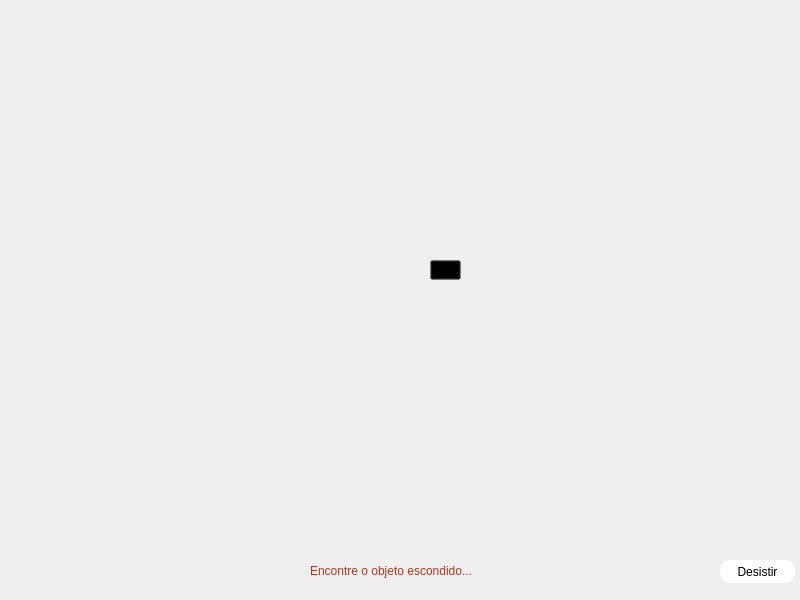
<?xml version="1.0" encoding="UTF-8"?>
<ui version="4.0">
 <class>sala4</class>
 <widget class="QMainWindow" name="sala4">
  <property name="geometry">
   <rect>
    <x>0</x>
    <y>0</y>
    <width>800</width>
    <height>600</height>
   </rect>
  </property>
  <property name="minimumSize">
   <size>
    <width>800</width>
    <height>600</height>
   </size>
  </property>
  <property name="maximumSize">
   <size>
    <width>800</width>
    <height>600</height>
   </size>
  </property>
  <property name="windowTitle">
   <string>sala4</string>
  </property>
  <widget class="QWidget" name="centralwidget">
   <widget class="QLabel" name="lbImg">
    <property name="geometry">
     <rect>
      <x>0</x>
      <y>0</y>
      <width>800</width>
      <height>600</height>
     </rect>
    </property>
    <property name="minimumSize">
     <size>
      <width>800</width>
      <height>600</height>
     </size>
    </property>
    <property name="maximumSize">
     <size>
      <width>800</width>
      <height>600</height>
     </size>
    </property>
    <property name="text">
     <string/>
    </property>
    <property name="pixmap">
     <pixmap>../img/sala4.png</pixmap>
    </property>
    <property name="scaledContents">
     <bool>true</bool>
    </property>
   </widget>
   <widget class="QPushButton" name="btObj">
    <property name="geometry">
     <rect>
      <x>430</x>
      <y>260</y>
      <width>31</width>
      <height>20</height>
     </rect>
    </property>
    <property name="styleSheet">
     <string notr="true">background-color: rgba(0, 0, 0, 0);</string>
    </property>
    <property name="text">
     <string/>
    </property>
   </widget>
   <widget class="QPushButton" name="btDesistir">
    <property name="geometry">
     <rect>
      <x>720</x>
      <y>560</y>
      <width>75</width>
      <height>23</height>
     </rect>
    </property>
    <property name="styleSheet">
     <string notr="true">font: 12pt &quot;Ink Free&quot;;
background-color: white;
border-radius: 10px;</string>
    </property>
    <property name="text">
     <string>Desistir</string>
    </property>
   </widget>
   <widget class="QLabel" name="lbDesc">
    <property name="geometry">
     <rect>
      <x>310</x>
      <y>540</y>
      <width>231</width>
      <height>61</height>
     </rect>
    </property>
    <property name="styleSheet">
     <string notr="true">color: rgb(173, 56, 35);
font: 16pt &quot;Informal Roman&quot;;</string>
    </property>
    <property name="text">
     <string>Encontre o objeto escondido...</string>
    </property>
   </widget>
  </widget>
 </widget>
 <resources/>
 <connections/>
</ui>
